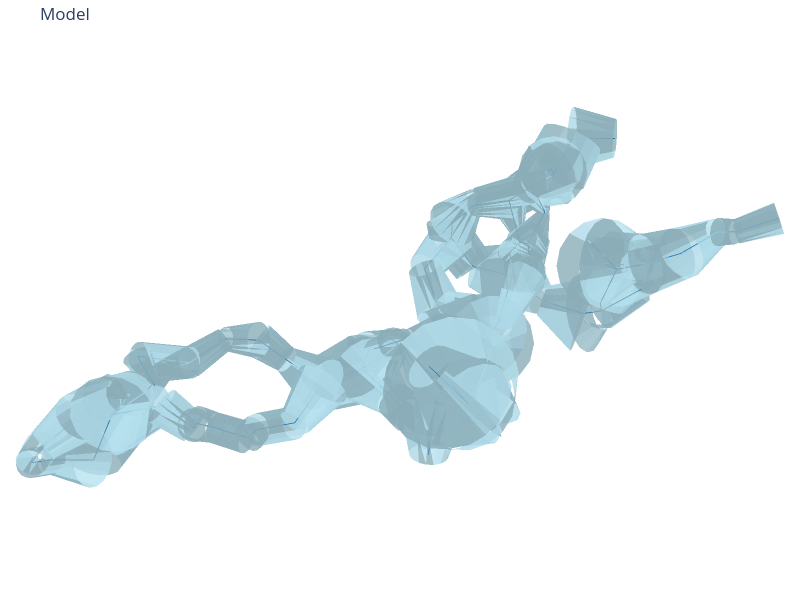

The code cell stored with this chart in its notebook:
### Code cell
max_edge_length = 200
radius_strategy = "equivalent_area"

swc_out_dir = f"../data/swc/current/{polylines_name}"
swc_filepath = f"{swc_out_dir}/TS{spine_idx}_s{max_edge_length}_{radius_strategy}.swc"

# check if directory exists, if not create it
if not os.path.exists(swc_out_dir):
    os.makedirs(swc_out_dir)

morph = fit_morphology(
    mm.mesh,
    skeleton,
    options=FitOptions(
        max_edge_length=max_edge_length,
        radius_strategy=radius_strategy,
        snap_polylines_to_mesh=True,
    ),
)
# write swc to file
morph.to_swc_file(swc_filepath)
# validation
# validator = Validation(mm, skeleton, morph)
# validator.full_validation()

model = SWCModel.from_swc_file(swc_filepath)
model.print_attributes(node_info=False, edge_info=False)
frusta = FrustaSet.from_swc_model(model)
title = f"TS{spine_idx}_s{max_edge_length}_{radius_strategy}"
fig = plot_model(
    swc_model=model,
    frusta=frusta,
    slider=False,
    title="",
    width=800,
    height=600,
    hide_axes=True,
)
fig.update_layout(
    scene=dict(
        camera=dict(
            eye={"x": eye_coord[0], "y": eye_coord[1], "z": eye_coord[2]},
            projection=dict(type="perspective"),
        ),
        aspectmode="data",  # or 'cube', 'auto', 'manual'
    )
)
fig.show()

### Figure 1 — Plotly figure (JSON) as saved in the notebook; plotly's stock layout.template omitted (floating-point values rounded to 4 significant figures; data arrays with more than 128 entries replaced by an {"elided": "..."} marker saying what was removed)
{"data": [{"color": "lightblue", "flatshading": true, "i": {"elided": "2816 int values"}, "j": {"elided": "2816 int values"}, "k": {"elided": "2816 int values"}, "name": "frusta", "opacity": 0.8, "type": "mesh3d", "x": {"elided": "2816 float values"}, "y": {"elided": "2816 float values"}, "z": {"elided": "2816 float values"}}, {"line": {"color": "#1f77b4", "width": 2}, "mode": "lines", "name": "centroid", "type": "scatter3d", "x": {"elided": "264 float values"}, "y": {"elided": "264 float values"}, "z": {"elided": "264 float values"}}], "layout": {"height": 600, "margin": {"b": 0, "l": 0, "r": 0, "t": 40}, "scene": {"aspectmode": "data", "camera": {"eye": {"x": 0.2778, "y": 1.111, "z": 0.5556}, "projection": {"type": "perspective"}}, "xaxis": {"visible": false}, "yaxis": {"visible": false}, "zaxis": {"visible": false}}, "showlegend": false, "title": {"text": "Model"}, "width": 800}}
